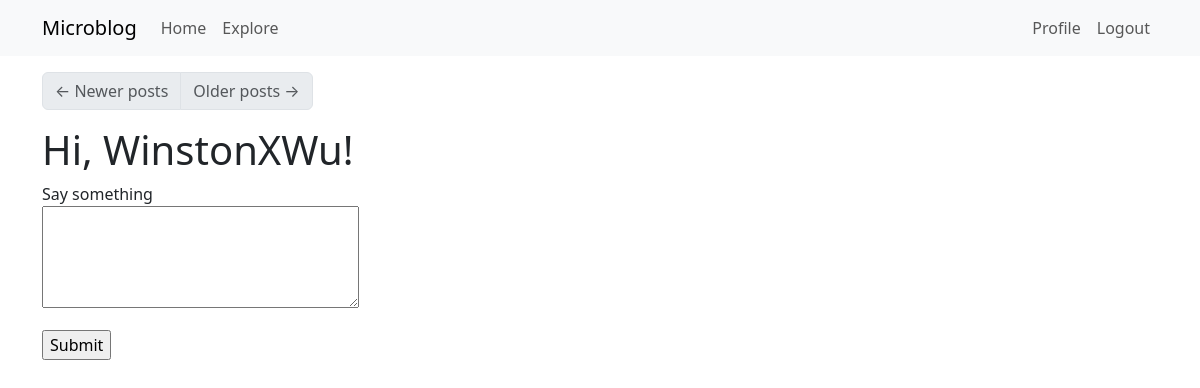
The page /index (signed in) on the database as committed earlier.
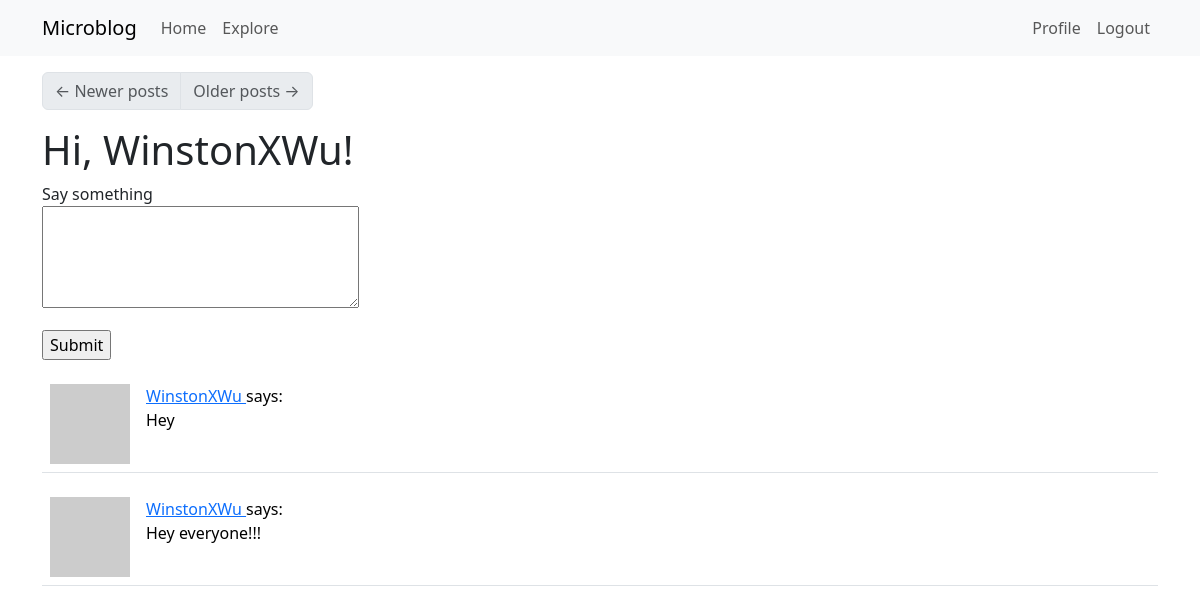
The same page on the database as committed later.
### app/models.py (models this page shows, shortened)
class Post(db.Model):
    id: so.Mapped[int] = so.mapped_column(primary_key=True)
    body: so.Mapped[str] = so.mapped_column(sa.String(140))
    timestamp: so.Mapped[datetime] = so.mapped_column(index=True, default=lambda: datetime.now(timezone.utc))
    user_id: so.Mapped[int] = so.mapped_column(sa.ForeignKey(User.id), index=True)
    author: so.Mapped[User] = so.relationship(back_populates='posts')

class User(UserMixin, db.Model):
    id: so. Mapped[int] = so.mapped_column(primary_key=True)
    username: so.Mapped[str] = so.mapped_column(sa.String(64), index=True, unique=True)
    email: so.Mapped[str] = so.mapped_column(sa.String(120), index=True, unique=True)
    password_hash: so.Mapped[Optional[str]] = so.mapped_column(sa.String(256))
    posts: so.WriteOnlyMapped['Post'] = so.relationship(back_populates='author')
    about_me: so.Mapped[Optional[str]] = so.mapped_column(sa.String(140))
    last_seen: so.Mapped[Optional[datetime]] = so.mapped_column(default=lambda: datetime.now(timezone.utc))
    def avatar(self, size):
        digest = md5(self.email.lower().encode('utf-8')).hexdigest()
        return f'https://www.gravatar.com/avatar/{digest}?d=identicon&s={size}'
    following: so.WriteOnlyMapped['User'] = so.relationship(
        secondary=followers, primaryjoin=(followers.c.follower_id == id),
        secondaryjoin=(followers.c.followed_id == id),
        back_populates='followers')
    followers: so.WriteOnlyMapped['User'] = so.relationship(
        secondary=followers, primaryjoin=(followers.c.followed_id == id),
        secondaryjoin=(followers.c.follower_id == id),
        back_populates='following')
    def following_posts(self):
        Author = so.aliased(User)
        Follower = so.aliased(User)
        return (
            sa.select(Post)
            .join(Post.author.of_type(Author))
            .join(Author.followers.of_type(Follower), isouter=True)
            .where(sa.or_(
                Follower.id == self.id,
                Author.id == self.id,
            ))
            .group_by(Post)
            .order_by(Post.timestamp.desc())
        )

### app/routes.py (the view)
@app.route('/', methods=['GET', 'POST'])
@app.route('/index', methods=['GET', 'POST'])
@login_required
def index():
    form = PostForm()
    if form.validate_on_submit():
        post = Post(body=form.post.data, author=current_user)
        db.session.add(post)
        db.session.commit()
        flash('Your post is now live!')
        return redirect(url_for('index'))
    page = request.args.get('page', 1, type=int)
    posts = db.paginate(current_user.following_posts(), page=page,
                        per_page=app.config['POSTS_PER_PAGE'], error_out=False)
    next_url = url_for('index', page=posts.next_num) \
        if posts.has_next else None
    prev_url = url_for('index', page=posts.prev_num) \
        if posts.has_prev else None
    return render_template('index.html', title='Home', form=form,
                           posts=posts.items, next_url=next_url,
                           prev_url=prev_url)

### app/forms.py
class PostForm(FlaskForm):
    post = TextAreaField('Say something', validators=[
        DataRequired(), Length(min=1, max=140)])
    submit = SubmitField('Submit')

### app/models.py (called while the page is built)
@login.user_loader
def load_user(id):
    return db.session.get(User, int(id))

### app/routes.py (called while the page is built)
@app.before_request
def before_request():
    if current_user.is_authenticated:
        current_user.last_seen = datetime.now(timezone.utc)
        db.session.commit()

### app/templates/index.html (shortened to what this page needs)
{% extends "base.html" %}
{% block content %}
    <nav aria-label="Post navigation">
        <ul class="pagination">
            <li class="page-item{% if not prev_url %} disabled{% endif %}">
                <a class="page-link" href="{{ prev_url }}">
                    <span aria-hidden="true">&larr;</span> Newer posts
                </a>
            </li>
            <li class="page-item{% if not next_url %} disabled{% endif %}">
                <a class="page-link" href="{{ next_url }}">
                    Older posts <span aria-hidden="true">&rarr;</span>
                </a>
            </li>
        </ul>
    </nav>
    <h1>Hi, {{ current_user.username }}!</h1>
    {% if form %}
    <form action="" method="post">
        <p>
            {{ form.post.label }}<br>
            {{ form.post(cols=32, rows=4) }}<br>
        </p>
        <p>{{ form.submit() }}</p>
    </form>
    {% endif %}
    {% for post in posts %}
        {% include '_post.html' %}
    {% endfor %}
{% endblock %}

### app/templates/_post.html
<table class="table table-hover">
    <tr>
        <td width="70px">
            <a href="{{ url_for('user', username=post.author.username) }}">
                <img src="{{ post.author.avatar(70) }}" />
            </a>
        </td>
        <td>
            <a href="{{ url_for('user', username=post.author.username) }}">
                {{ post.author.username }}
            </a>
            says:
            <br>
            {{ post.body }}
        </td>
    </tr>
</table>

Rows that differ between the two databases and show on the page:
added Post: author.username "WinstonXWu", body "Hey"
added Post: author.username "WinstonXWu", body "Hey everyone!!!"
